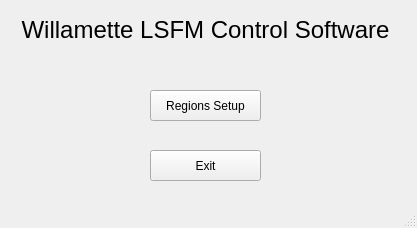
<?xml version="1.0" encoding="UTF-8"?>
<ui version="4.0">
 <class>MainWindow</class>
 <widget class="QMainWindow" name="MainWindow">
  <property name="geometry">
   <rect>
    <x>0</x>
    <y>0</y>
    <width>417</width>
    <height>228</height>
   </rect>
  </property>
  <property name="windowTitle">
   <string>Main Window</string>
  </property>
  <widget class="QWidget" name="centralwidget">
   <widget class="QLabel" name="lsfm_label">
    <property name="geometry">
     <rect>
      <x>-20</x>
      <y>0</y>
      <width>451</width>
      <height>61</height>
     </rect>
    </property>
    <property name="layoutDirection">
     <enum>Qt::LeftToRight</enum>
    </property>
    <property name="text">
     <string>&lt;html&gt;&lt;head/&gt;&lt;body&gt;&lt;p align=&quot;center&quot;&gt;&lt;span style=&quot; font-size:18pt;&quot;&gt;Willamette LSFM Control Software&lt;/span&gt;&lt;/p&gt;&lt;/body&gt;&lt;/html&gt;</string>
    </property>
   </widget>
   <widget class="QPushButton" name="regions_button">
    <property name="geometry">
     <rect>
      <x>150</x>
      <y>90</y>
      <width>111</width>
      <height>31</height>
     </rect>
    </property>
    <property name="text">
     <string>Regions Setup</string>
    </property>
   </widget>
   <widget class="QPushButton" name="exit_button">
    <property name="geometry">
     <rect>
      <x>150</x>
      <y>150</y>
      <width>111</width>
      <height>31</height>
     </rect>
    </property>
    <property name="text">
     <string>Exit</string>
    </property>
   </widget>
  </widget>
  <widget class="QMenuBar" name="menubar">
   <property name="geometry">
    <rect>
     <x>0</x>
     <y>0</y>
     <width>417</width>
     <height>21</height>
    </rect>
   </property>
  </widget>
  <widget class="QStatusBar" name="statusbar"/>
 </widget>
 <resources/>
 <connections/>
</ui>
